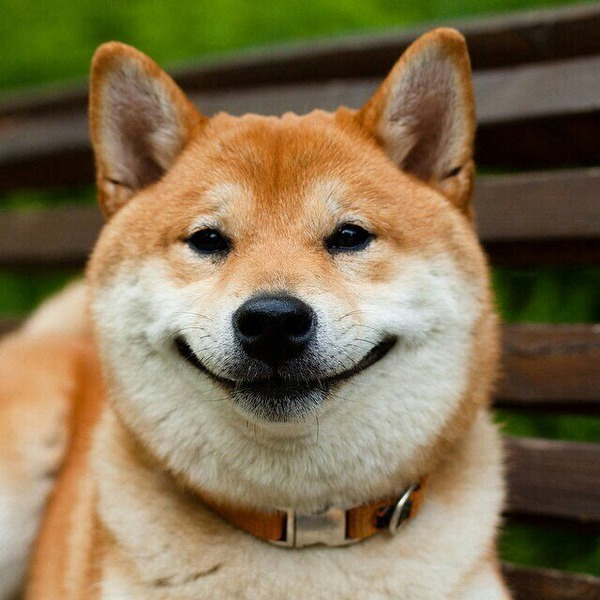
#> input picture 4 - Pillow/dog.jpg, 600 x 600 px
$ python '4 - grey.py'
#> lines starting #> are read from the running program, lines starting #| are printed output that depends on the picture
from PIL import Image

dog_image = Image.open("dog.jpg")
#> dog_image is the input picture: PIL image 600x600 RGB; mean R, G, B 130.6, 113.6, 81.4
pixels = dog_image.load()

width = dog_image.width
#> width = 600
height = dog_image.height
#> height = 600

for i in range(width):
    for j in range(height):
        r, g, b = pixels[i, j]
        a = (r+g+b)//3
        r = a
        b = a
        g = a
        pixels[i, j] = (r, g, b)

dog_image.show()
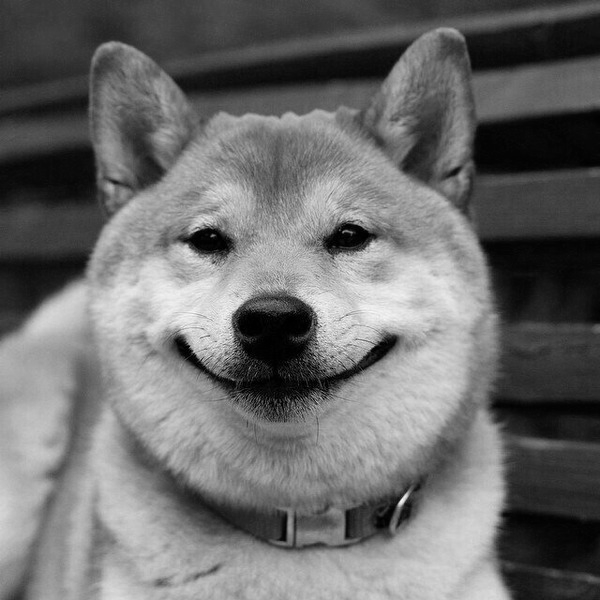
#> shown: PIL image 600x600 RGB; min 0, max 251, mean 108.2
